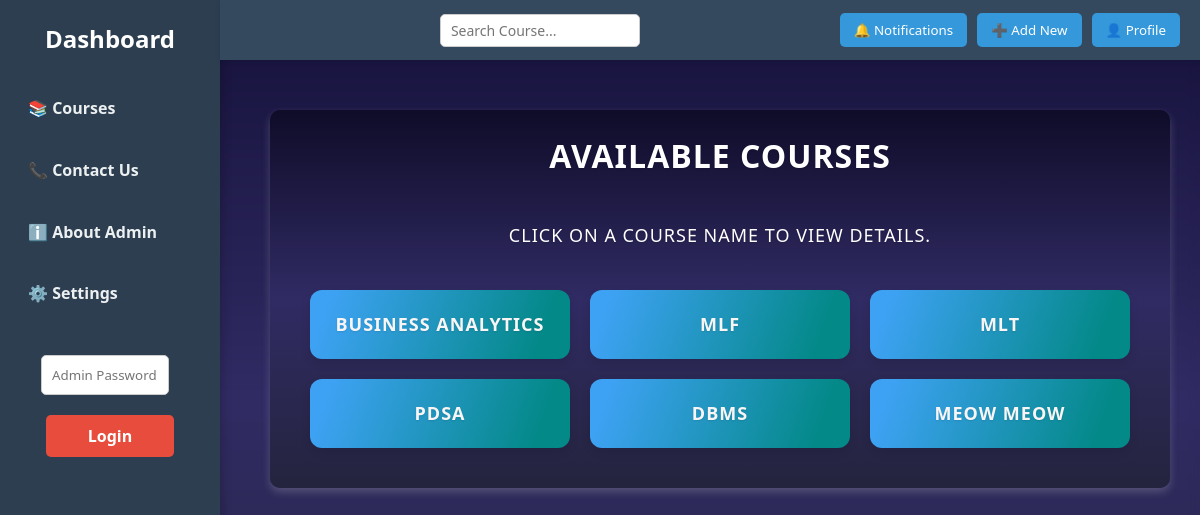
Page /dashboard on the earlier database version.
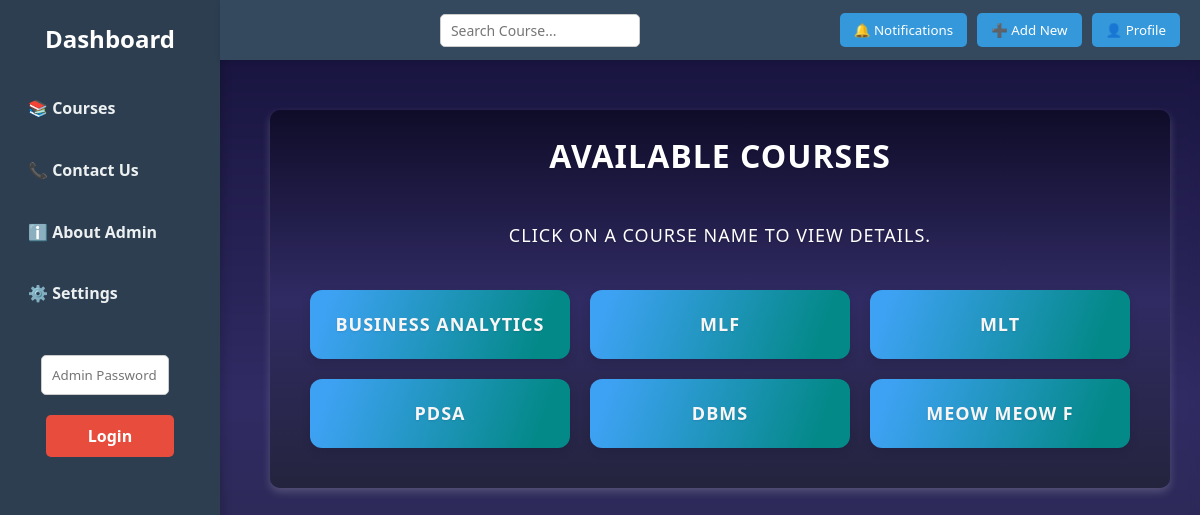
Same page on the later database version.
### tables this page shows
CREATE TABLE courses (
            id INTEGER PRIMARY KEY AUTOINCREMENT,
            name TEXT NOT NULL
        );

### app.py (the view)
@app.route('/dashboard', methods=['GET', 'POST'])
def course_view():
    conn = sqlite3.connect('database.db')
    c = conn.cursor()
    c.execute('SELECT * FROM courses')
    courses = c.fetchall()
    conn.close()
    admin_mode = session.get('admin_mode', False)
    return render_template('course_view.html', courses=courses, admin_mode=admin_mode)

### templates/course_view.html (shortened to what this page needs)
<!DOCTYPE html>
<html lang="en">
<head>
    <link rel="stylesheet" href="{{ url_for('static', filename='style.css') }}">
</head>
<body>
    <div class="sidebar">
        <h2>Dashboard</h2>
        <a href="{{ url_for('course_view') }}">📚 Courses</a>
        <a href="#">📞 Contact Us</a>
        <a href="#">ℹ️ About Admin</a>
        <a href="#">⚙️ Settings</a>
        {% if not admin_mode %}
            <form class="admin-login-form" action="{{ url_for('admin_login') }}" method="post">
                <input class="password-input" type="password" name="password" placeholder="Admin Password" required>
                <button class="btn login-btn" type="submit">Login</button>
            </form>
        {% else %}
            <a href="{{ url_for('admin_add_course') }}">➕ Add Course</a>
            <a href="{{ url_for('admin_logout') }}">🚪 Exit Admin</a>
        {% endif %}
    </div>
    <div class="navbar">
        <input type="text" id="globalSearch" class="global-search" placeholder="Search Course...">
        <div class="navbar-buttons">
            <button class="nav-btn">🔔 Notifications</button>
            <button class="nav-btn">➕ Add New</button>
            <button class="nav-btn">👤 Profile</button>
        </div>
    </div>
    <div class="main-content">
        <div class="container">
            <h1 class="page-title" style="color: white;">Available Courses</h1>
            <p class="page-description" style="color: white;" >Click on a course name to view details.</p>
            {% if courses %}
            <div class="course-grid" id="courseList">
                {% for course in courses %}
                    <div class="course-card">
                        <a class="course-link" style="color: rgb(249, 245, 245);" href="{{ url_for('course_detail', course_id=course[0]) }}">{{ course[1] }}</a>
                    </div>
                {% endfor %}
            </div>
            {% else %}
                <p class="no-courses">No courses available.</p>
            {% endif %}
        </div>
    </div>
</body>
</html>

### templates/course_view.html (style rules this page uses)
body { margin: 0; font-family: 'Segoe UI', sans-serif; background: linear-gradient(to bottom, #15113a, #302b63, #24243e); color: rgb(255, 255, 255); }
.container { background: linear-gradient(to bottom, #0f0c29, #302b63, #24243e); padding: 20px; border-radius: 10px; box-shadow: 0 4px 8px rgba(243, 239, 239, 0.2); margin: 20px auto; border: none; }
.course-card { background-image: linear-gradient( 109.6deg, rgb(62, 162, 244) 7.3%, rgba(4,137,137,1) 86.7% ); }

Differences in the rows shown:
changed courses: name "MEOW MEOW" → "MEOW MEOW F"
